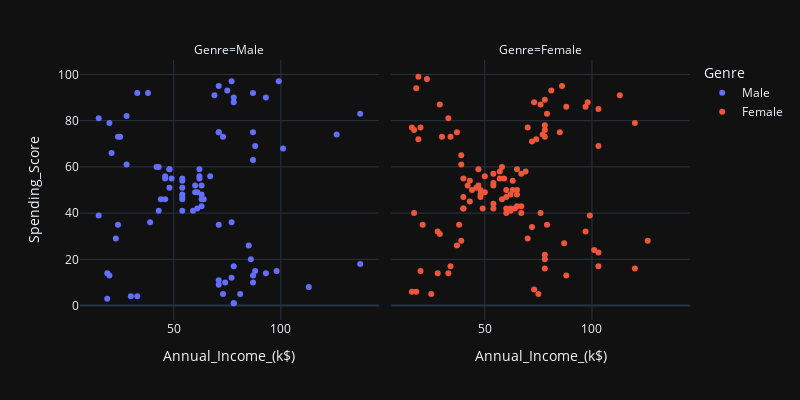

Write notebook code for a chart like this one.
### Code cell
# not a big difference it seems, but plots are not good enough for small differences.
px.scatter(df, x="Annual_Income_(k$)", y="Spending_Score",
           facet_col="Genre", color="Genre", height=400, width=800)

### Figure 1 — Plotly figure (JSON) as saved in the notebook; plotly's stock layout.template omitted (floating-point values rounded to 4 significant figures)
{"data": [{"hovertemplate": "Genre=Male<br>Annual_Income_(k$)=%{x}<br>Spending_Score=%{y}<extra></extra>", "legendgroup": "Male", "marker": {"color": "#636efa", "symbol": "circle"}, "mode": "markers", "name": "Male", "orientation": "v", "showlegend": true, "x": [15, 15, 19, 19, 20, 20, 21, 23, 24, 24, 25, 28, 28, 30, 33, 33, 38, 39, 42, 43, 43, 44, 46, 46, 46, 48, 48, 48, 49, 54, 54, 54, 54, 54, 54, 54, 59, 60, 60, 61, 61, 62, 62, 62, 63, 63, 63, 63, 64, 67, 69, 71, 71, 71, 71, 71, 71, 73, 73, 74, 75, 77, 77, 77, 78, 78, 78, 78, 78, 81, 85, 86, 87, 87, 87, 87, 87, 88, 88, 93, 93, 98, 99, 101, 113, 126, 137, 137], "xaxis": "x", "y": [39, 81, 3, 14, 13, 79, 66, 29, 35, 73, 73, 82, 61, 4, 4, 92, 92, 36, 60, 60, 41, 46, 46, 56, 55, 51, 59, 59, 55, 47, 54, 48, 51, 55, 41, 46, 41, 49, 52, 42, 49, 59, 55, 56, 46, 43, 48, 52, 46, 56, 91, 35, 95, 11, 75, 9, 75, 5, 73, 10, 93, 12, 97, 36, 90, 17, 88, 1, 1, 5, 26, 20, 63, 13, 75, 10, 92, 15, 69, 14, 90, 15, 97, 68, 8, 74, 18, 83], "yaxis": "y", "type": "scatter"}, {"hovertemplate": "Genre=Female<br>Annual_Income_(k$)=%{x}<br>Spending_Score=%{y}<extra></extra>", "legendgroup": "Female", "marker": {"color": "#EF553B", "symbol": "circle"}, "mode": "markers", "name": "Female", "orientation": "v", "showlegend": true, "x": [16, 16, 17, 17, 18, 18, 19, 19, 20, 20, 21, 23, 25, 28, 28, 29, 29, 30, 33, 33, 34, 34, 37, 37, 38, 39, 39, 39, 40, 40, 40, 40, 42, 43, 43, 44, 46, 47, 47, 48, 48, 48, 49, 50, 50, 54, 54, 54, 54, 54, 57, 57, 58, 58, 59, 60, 60, 60, 60, 62, 62, 62, 63, 63, 64, 65, 65, 65, 65, 67, 67, 67, 69, 70, 70, 72, 72, 73, 73, 74, 75, 76, 76, 77, 78, 78, 78, 78, 78, 78, 78, 79, 79, 81, 85, 86, 87, 88, 88, 97, 97, 98, 99, 101, 103, 103, 103, 103, 113, 120, 120, 126], "xaxis": "x2", "y": [6, 77, 40, 76, 6, 94, 72, 99, 15, 77, 35, 98, 5, 14, 32, 31, 87, 73, 14, 81, 17, 73, 26, 75, 35, 61, 28, 65, 55, 47, 42, 42, 52, 54, 45, 50, 51, 52, 59, 50, 48, 47, 42, 49, 56, 53, 52, 42, 44, 57, 58, 55, 60, 46, 55, 40, 42, 47, 50, 41, 48, 42, 50, 54, 42, 48, 50, 43, 59, 43, 57, 40, 58, 29, 77, 34, 71, 88, 7, 72, 5, 40, 87, 74, 22, 20, 76, 16, 89, 78, 73, 35, 83, 93, 75, 95, 27, 13, 86, 32, 86, 88, 39, 24, 17, 85, 23, 69, 91, 16, 79, 28], "yaxis": "y2", "type": "scatter"}], "layout": {"xaxis": {"anchor": "y", "domain": [0.0, 0.49], "title": {"text": "Annual_Income_(k$)"}}, "yaxis": {"anchor": "x", "domain": [0.0, 1.0], "title": {"text": "Spending_Score"}}, "xaxis2": {"anchor": "y2", "domain": [0.51, 1.0], "matches": "x", "title": {"text": "Annual_Income_(k$)"}}, "yaxis2": {"anchor": "x2", "domain": [0.0, 1.0], "matches": "y", "showticklabels": false}, "annotations": [{"font": {}, "showarrow": false, "text": "Genre=Male", "x": 0.245, "xanchor": "center", "xref": "paper", "y": 1.0, "yanchor": "bottom", "yref": "paper"}, {"font": {}, "showarrow": false, "text": "Genre=Female", "x": 0.755, "xanchor": "center", "xref": "paper", "y": 1.0, "yanchor": "bottom", "yref": "paper"}], "legend": {"title": {"text": "Genre"}, "tracegroupgap": 0}, "margin": {"t": 60}, "height": 400, "width": 800}}
